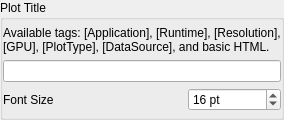
             <widget class="QGroupBox" name="group_plot_title_options">
              <property name="sizePolicy">
               <sizepolicy hsizetype="Ignored" vsizetype="Maximum">
                <horstretch>0</horstretch>
                <verstretch>0</verstretch>
               </sizepolicy>
              </property>
              <property name="title">
               <string>Plot Title</string>
              </property>
              <property name="flat">
               <bool>true</bool>
              </property>
              <layout class="QGridLayout" name="gridLayout">
               <property name="leftMargin">
                <number>0</number>
               </property>
               <property name="topMargin">
                <number>6</number>
               </property>
               <property name="rightMargin">
                <number>0</number>
               </property>
               <property name="bottomMargin">
                <number>6</number>
               </property>
               <item row="0" column="0" colspan="2">
                <widget class="QLabel" name="info_label_format_intro">
                 <property name="toolTip">
                  <string>&lt;html&gt;&lt;head/&gt;&lt;body&gt;&lt;p&gt;Tags must be enclosed by square brackets. All tags are optional and can be repeated if desired. Any property discrepancies will use fallback text. Basic HTML tags are also supported.&lt;/p&gt;&lt;/body&gt;&lt;/html&gt;</string>
                 </property>
                 <property name="text">
                  <string>Available tags: [Application], [Runtime], [Resolution], [GPU], [PlotType], [DataSource], and basic HTML.</string>
                 </property>
                 <property name="textFormat">
                  <enum>Qt::PlainText</enum>
                 </property>
                 <property name="alignment">
                  <set>Qt::AlignLeading|Qt::AlignLeft|Qt::AlignTop</set>
                 </property>
                 <property name="wordWrap">
                  <bool>true</bool>
                 </property>
                </widget>
               </item>
               <item row="2" column="0">
                <widget class="QLabel" name="label_title_font_size">
                 <property name="sizePolicy">
                  <sizepolicy hsizetype="Fixed" vsizetype="Fixed">
                   <horstretch>0</horstretch>
                   <verstretch>0</verstretch>
                  </sizepolicy>
                 </property>
                 <property name="minimumSize">
                  <size>
                   <width>85</width>
                   <height>15</height>
                  </size>
                 </property>
                 <property name="toolTip">
                  <string>&lt;html&gt;&lt;head/&gt;&lt;body&gt;&lt;p&gt;Adjusts the size of the main title text on all plots.&lt;/p&gt;&lt;/body&gt;&lt;/html&gt;</string>
                 </property>
                 <property name="text">
                  <string>Font Size</string>
                 </property>
                 <property name="textFormat">
                  <enum>Qt::PlainText</enum>
                 </property>
                </widget>
               </item>
               <item row="2" column="1">
                <layout class="QHBoxLayout" name="horizontalLayout_11">
                 <property name="spacing">
                  <number>0</number>
                 </property>
                 <item>
                  <spacer name="horizontalSpacer_19">
                   <property name="orientation">
                    <enum>Qt::Horizontal</enum>
                   </property>
                   <property name="sizeHint" stdset="0">
                    <size>
                     <width>0</width>
                     <height>10</height>
                    </size>
                   </property>
                  </spacer>
                 </item>
                 <item>
                  <widget class="QSpinBox" name="spin_main_title_size">
                   <property name="sizePolicy">
                    <sizepolicy hsizetype="MinimumExpanding" vsizetype="Fixed">
                     <horstretch>0</horstretch>
                     <verstretch>0</verstretch>
                    </sizepolicy>
                   </property>
                   <property name="minimumSize">
                    <size>
                     <width>80</width>
                     <height>21</height>
                    </size>
                   </property>
                   <property name="toolTip">
                    <string>&lt;html&gt;&lt;head/&gt;&lt;body&gt;&lt;p&gt;Adjusts the size of the main title text on all plots.&lt;/p&gt;&lt;/body&gt;&lt;/html&gt;</string>
                   </property>
                   <property name="suffix">
                    <string> pt</string>
                   </property>
                   <property name="minimum">
                    <number>4</number>
                   </property>
                   <property name="maximum">
                    <number>72</number>
                   </property>
                   <property name="value">
                    <number>16</number>
                   </property>
                  </widget>
                 </item>
                </layout>
               </item>
               <item row="1" column="0" colspan="2">
                <widget class="QLineEdit" name="line_main_title">
                 <property name="minimumSize">
                  <size>
                   <width>0</width>
                   <height>21</height>
                  </size>
                 </property>
                 <property name="toolTip">
                  <string>&lt;html&gt;&lt;head/&gt;&lt;body&gt;&lt;p&gt;Tags must be enclosed by square brackets. All tags are optional and can be repeated if desired. Any property discrepancies will use fallback text. Basic HTML tags are also supported.&lt;/p&gt;&lt;/body&gt;&lt;/html&gt;</string>
                 </property>
                </widget>
               </item>
              </layout>
             </widget>
